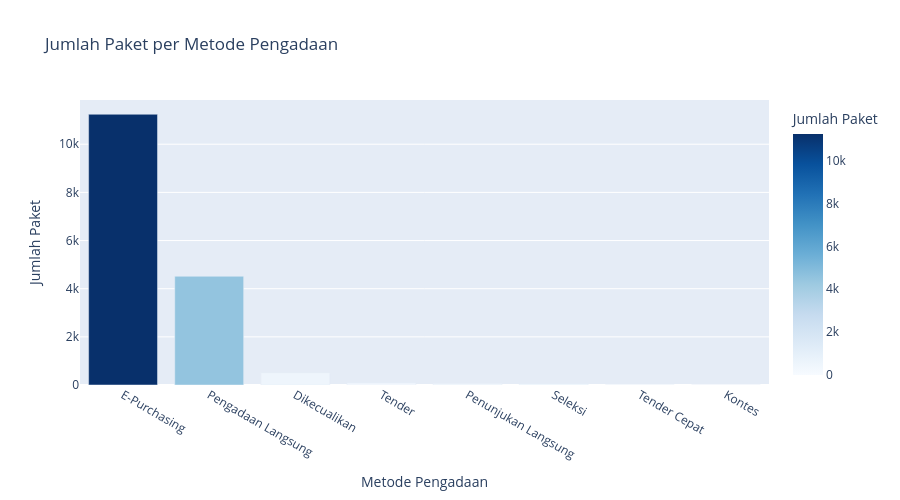

Source (notebook cell):
### Markdown cell above
## 2️⃣ Bar Chart

### Code cell
# Hitung jumlah paket per metode
metode_count = df['metode_pengadaan'].value_counts().reset_index()
metode_count.columns = ['metode', 'jumlah']

# Bar chart
fig = px.bar(
    metode_count,
    x='metode',
    y='jumlah',
    title='Jumlah Paket per Metode Pengadaan',
    labels={'metode': 'Metode Pengadaan', 'jumlah': 'Jumlah Paket'},
    color='jumlah',
    color_continuous_scale='Blues'
)

fig.update_layout(height=500)
fig.show()

### Figure 1 — Plotly figure (JSON) as saved in the notebook; plotly's stock layout.template omitted (floating-point values rounded to 4 significant figures)
{"data": [{"hovertemplate": "Metode Pengadaan=%{x}<br>Jumlah Paket=%{marker.color}<extra></extra>", "legendgroup": "", "marker": {"color": [11245, 4515, 497, 77, 48, 44, 3, 1], "coloraxis": "coloraxis", "pattern": {"shape": ""}}, "name": "", "orientation": "v", "showlegend": false, "textposition": "auto", "type": "bar", "x": ["E-Purchasing", "Pengadaan Langsung", "Dikecualikan", "Tender", "Penunjukan Langsung", "Seleksi", "Tender Cepat", "Kontes"], "xaxis": "x", "y": [11245, 4515, 497, 77, 48, 44, 3, 1], "yaxis": "y"}], "layout": {"barmode": "relative", "coloraxis": {"colorbar": {"title": {"text": "Jumlah Paket"}}, "colorscale": [[0, "rgb(247,251,255)"], [0.125, "rgb(222,235,247)"], [0.25, "rgb(198,219,239)"], [0.375, "rgb(158,202,225)"], [0.5, "rgb(107,174,214)"], [0.625, "rgb(66,146,198)"], [0.75, "rgb(33,113,181)"], [0.875, "rgb(8,81,156)"], [1, "rgb(8,48,107)"]]}, "height": 500, "legend": {"tracegroupgap": 0}, "title": {"text": "Jumlah Paket per Metode Pengadaan"}, "xaxis": {"anchor": "y", "domain": [0, 1], "title": {"text": "Metode Pengadaan"}}, "yaxis": {"anchor": "x", "domain": [0, 1], "title": {"text": "Jumlah Paket"}}}}
